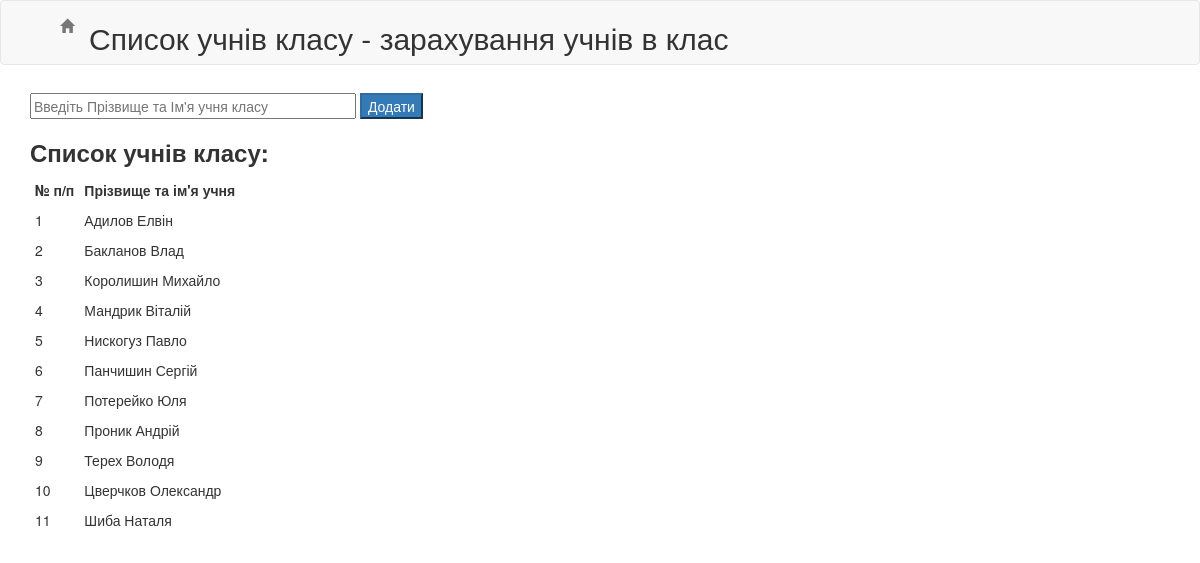
The page /klas_predmet/uchni/ on the database as committed earlier.
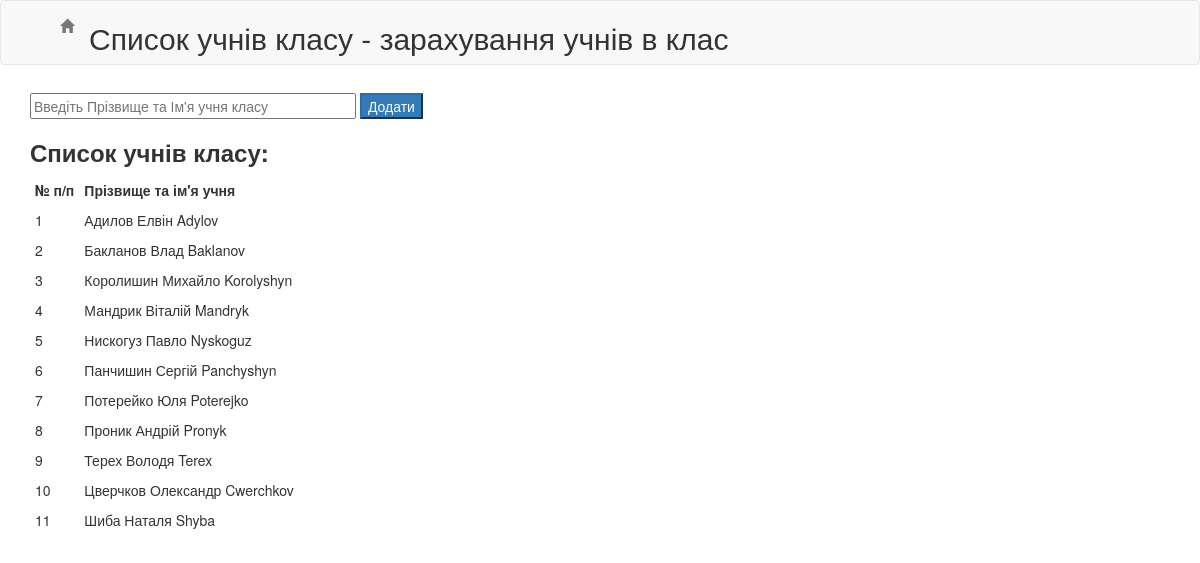
The same page on the database as committed later.
### Klas_Predmet/models.py (models this page shows, shortened)
class Uch(models.Model):
    pib = models.CharField(
        max_length=50,
        unique = True
    )
    class Meta():
        db_table = 'uch'
        ordering = ('pib',)

### Klas_Predmet/views.py (the view, shortened to what this page needs)
def uchni(request):
    ctx = {
        'uchni' : Uch.objects.all()
    }
    return render(request, 'uchni.html', ctx)

### templates/uchni.html (shortened to what this page needs)
{% load staticfiles %}
<!DOCTYPE html>
<html lang="en " xmlns="http://www.w3.org/1999/html">
<head>
    <link rel="stylesheet" href="{% static 'css/bootstrap.css' %}">
    <link rel="stylesheet" type="text/css" href="{% static 'css/style.css' %}">
</head>
<body>
     <nav class="navbar navbar-default">
        <div class="container">
            <div id="navbar" class="navbar-collapse collapse">
                <ul class="nav navbar-nav">
                    <li><a href=".."><i class="glyphicon glyphicon-home" aria-hidden="true"></i></a></li>
                    <li><h2>Список учнів класу - зарахування учнів в клас</h2></li>
                </ul>
            </div>
        </div>
    </nav>
    <div class="container">
        <form method="POST" action="">
            <input type="text" name="add_uch"  size=40 placeholder="Введіть Прізвище та Ім'я учня класу">
            <button class="btn-primary margin-for-btn" type="submit">Додати</button>
            <h3 class="text-left"><strong>Список учнів класу:</strong></h3>
            <table class="table-condensed">
                <tr>
                    <th>№ п/п</th>
                    <th>Прізвище та ім'я учня</th>
                </tr>
            {% for uchen in uchni %}
                <tr>
                    <td>{{ forloop.counter }}</td>
                    <td>{{ uchen.pib }}</td>
                </tr>
            {% endfor %}
            </table>
        </form>
    </div>
</body>
</html>

### static/css/style.css (style rules this page uses)
.margin-for-btn { margin-top: 8px; }

Rows that differ between the two databases and show on the page:
changed Uch: pib "Адилов Елвін" → "Адилов Елвін Adylov"
changed Uch: pib "Бакланов Влад" → "Бакланов Влад Baklanov"
changed Uch: pib "Королишин Михайло" → "Королишин Михайло Korolyshyn"
changed Uch: pib "Мандрик Віталій" → "Мандрик Віталій Mandryk"
changed Uch: pib "Нискогуз Павло" → "Нискогуз Павло Nyskoguz"
changed Uch: pib "Панчишин Сергій" → "Панчишин Сергій Panchyshyn"
changed Uch: pib "Потерейко Юля" → "Потерейко Юля Poterejko"
changed Uch: pib "Проник Андрій" → "Проник Андрій Pronyk"
changed Uch: pib "Терех Володя" → "Терех Володя Terex"
changed Uch: pib "Цверчков Олександр" → "Цверчков Олександр Cwerchkov"
changed Uch: pib "Шиба Наталя" → "Шиба Наталя Shyba"
